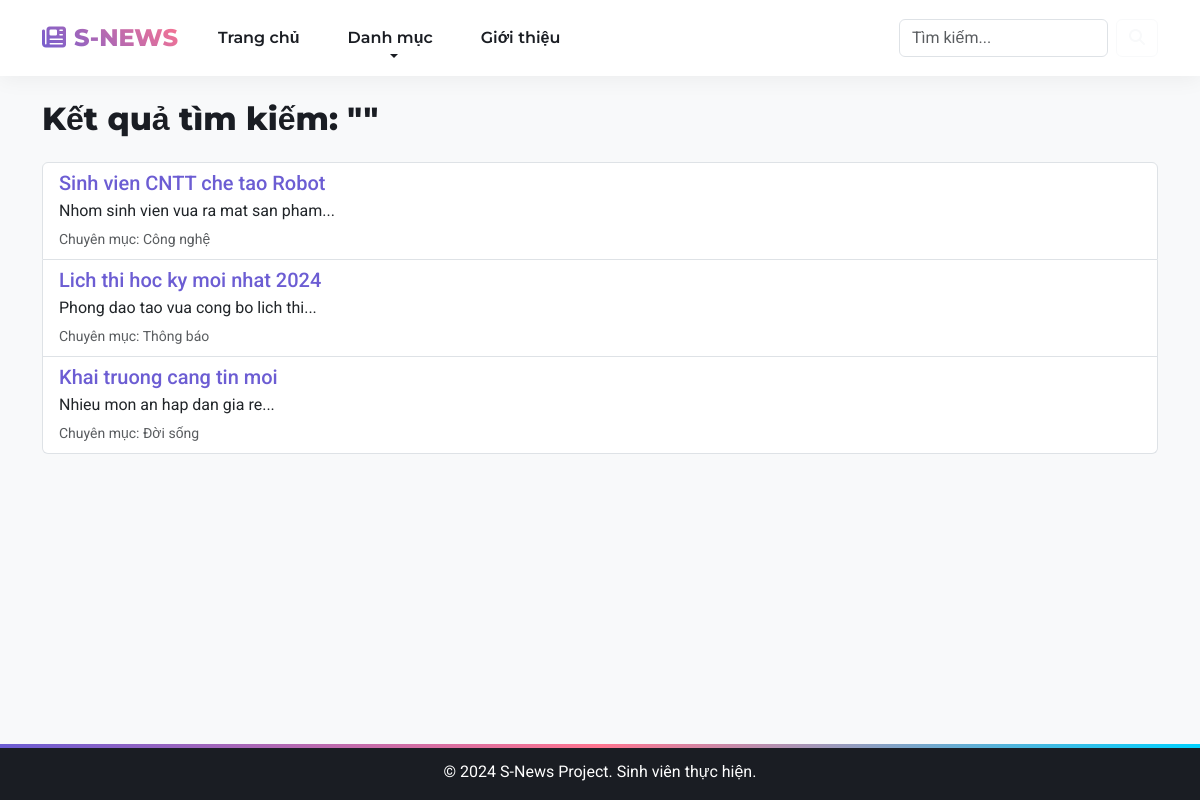
The page /pages/search.php on the database as committed earlier.
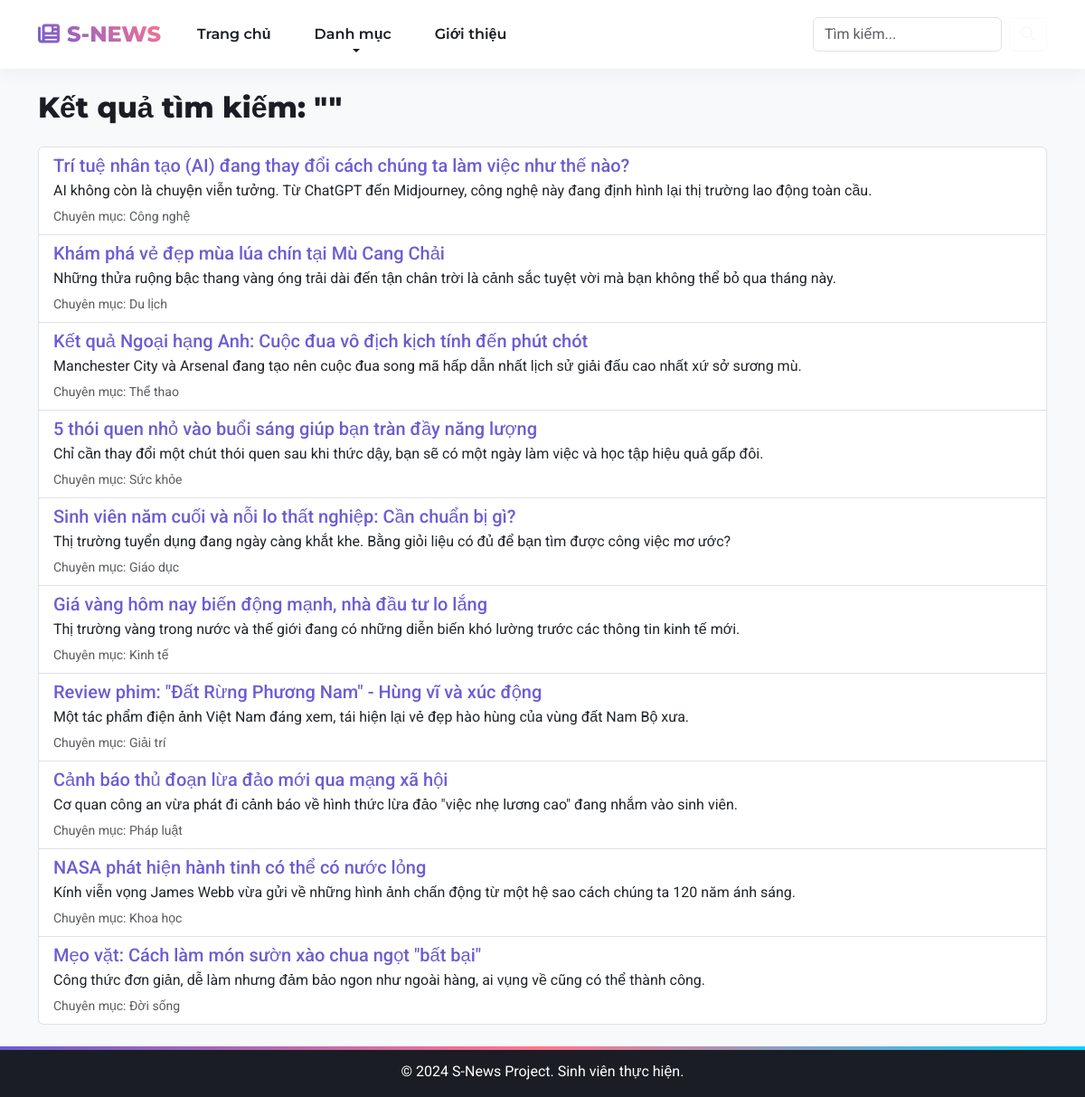
The same page on the database as committed later.
### tables this page shows
CREATE TABLE articles (
    id INT AUTO_INCREMENT PRIMARY KEY,
    title VARCHAR(255) NOT NULL,
    summary TEXT,
    content LONGTEXT,  
    image_url VARCHAR(255),
    category VARCHAR(50) DEFAULT 'Tin tức',
    views INT DEFAULT 0,
    likes INT DEFAULT 0,
    created_at TIMESTAMP DEFAULT CURRENT_TIMESTAMP
);

### classes/Database.php (called while the page is built, shortened)
<?php
class Database {
    private $host = "localhost";
    private $db_name = "s_news_db";
    private $username = "root";
    private $password = "";
    public function getConnection() {
        $this->conn = null;
        try {
            $this->conn = new PDO("mysql:host=" . $this->host . ";dbname=" . $this->db_name, $this->username, $this->password);
            $this->conn->exec("set names utf8mb4");
            $this->conn->setAttribute(PDO::ATTR_ERRMODE, PDO::ERRMODE_EXCEPTION);
        } catch(PDOException $exception) {
            echo "Loi ket noi: " . $exception->getMessage();
        }
        return $this->conn;
    }
}
?>

### pages/search.php (the view)
<?php
require_once '../classes/BasePage.php';
class SearchPage extends BasePage {
    protected function renderBody() {
        $keyword = isset($_GET['keyword']) ? $_GET['keyword'] : '';
        echo '<h2 class="mb-4">Kết quả tìm kiếm: "<span class="text-danger">'.htmlspecialchars($keyword).'</span>"</h2>';
        $query = "SELECT * FROM articles WHERE title LIKE :key OR summary LIKE :key";
        $stmt = $this->db->prepare($query);
        $stmt->execute([':key' => "%$keyword%"]);
        if ($stmt->rowCount() > 0) {
            echo '<div class="list-group">';
            while ($row = $stmt->fetch(PDO::FETCH_ASSOC)) {
                echo '<a href="detail.php?id='.$row['id'].'" class="list-group-item list-group-item-action">';
                echo '<h5 class="mb-1 text-primary">'.$row['title'].'</h5>';
                echo '<p class="mb-1">'.$row['summary'].'</p>';
                echo '<small class="text-muted">Chuyên mục: '.$row['category'].'</small>';
                echo '</a>';
            }
            echo '</div>';
        } else {
            echo '<div class="alert alert-warning">Không tìm thấy bài viết nào.</div>';
        }
    }
}
$page = new SearchPage("Tìm kiếm");
$page->render();
?>

### classes/BasePage.php (shortened to what this page needs)
<?php
abstract class BasePage {
    protected $assets_folder;
    public function __construct($title = "S-News", $is_root = false) {
        $this->assets_folder = $is_root ? "" : "../";
        require_once __DIR__ . '/Database.php';
        $database = new Database();
        $this->db = $database->getConnection();
    }
    public function render() {
        echo '<!DOCTYPE html><html lang="vi">';
        $this->renderHead();
        echo '<body class="bg-light d-flex flex-column min-vh-100">';
        $this->renderHeader();
        echo '<main class="flex-shrink-0"><div class="container py-4">';
        $this->renderBody();
        echo '</div></main>';
        $this->renderFooter();
        echo '</body></html>';
    }
    protected function renderHead() {
        ?>
        <head>
            <link rel="stylesheet" href="<?php echo $this->assets_folder; ?>vendor/bootstrap/css/bootstrap.min.css">
            <link rel="stylesheet" href="<?php echo $this->assets_folder; ?>vendor/fontawesome/css/all.min.css">
            <link rel="stylesheet" href="<?php echo $this->assets_folder; ?>css/style.css">
        </head>
        <?php
    }
    protected function renderHeader() {
        $root = $this->assets_folder;
        ?>
        <nav class="navbar navbar-expand-lg navbar-dark shadow-sm sticky-top">
            <div class="container">
                <a class="navbar-brand fw-bold" href="<?php echo $root; ?>index.php">
                    <i class="fa-solid fa-newspaper me-2"></i>S-NEWS
                </a>
                <div class="collapse navbar-collapse" id="navbarNav">
                    <ul class="navbar-nav me-auto">
                        <li class="nav-item"><a class="nav-link" href="<?php echo $root; ?>index.php">Trang chủ</a></li>
                        <li class="nav-item dropdown">
                            <a class="nav-link dropdown-toggle" href="#" data-bs-toggle="dropdown">Danh mục</a>
                        </li>
                        <li class="nav-item"><a class="nav-link" href="<?php echo $root; ?>pages/about.php">Giới thiệu</a></li>
                    </ul>
                    <form class="d-flex" action="<?php echo $root; ?>pages/search.php" method="GET">
                        <input class="form-control me-2" type="search" name="keyword" placeholder="Tìm kiếm..." required>
                        <button class="btn btn-outline-light" type="submit"><i class="fa-solid fa-magnifying-glass"></i></button>
                    </form>
                </div>
            </div>
        </nav>
        <?php
    }
    protected function renderFooter() {
        ?>
        <footer class="footer mt-auto py-3 bg-dark text-white text-center">
            <div class="container">
                <span>&copy; 2024 S-News Project. Sinh viên thực hiện.</span>
            </div>
        </footer>
        <?php
    }
}
?>

### css/style.css (style rules this page uses)
:root { --color-primary: #6C5DD3; --color-secondary: #FF758F; --color-accent: #00D2FF; --bg-body: #F5F7FA; --text-dark: #1A1D23; --text-gray: #64748B; --card-shadow: 0 10px 30px rgba(108, 93, 211, 0.15); --hover-shadow: 0 20px 40px rgba(108, 93, 211, 0.25); }
body { background-color: var(--bg-body); font-family: 'Roboto', sans-serif; color: var(--text-dark); overflow-x: hidden; }
.navbar { background: rgba(255, 255, 255, 0.9) !important; backdrop-filter: blur(10px); box-shadow: 0 4px 20px rgba(0,0,0,0.05) !important; padding: 15px 0; animation: fadeInUp 0.8s ease-out; }
.navbar-brand { font-family: 'Montserrat', sans-serif; font-weight: 800 !important; font-size: 1.5rem; text-transform: uppercase; background: linear-gradient(45deg, var(--color-primary), var(--color-secondary)); -webkit-background-clip: text; -webkit-text-fill-color: transparent; animation: bounceIn 1s ease-out; }
.nav-link { font-family: 'Montserrat', sans-serif; color: var(--text-dark) !important; font-weight: 600; margin: 0 8px; padding: 8px 16px !important; border-radius: 8px; position: relative; transition: all 0.3s; }
.nav-link::after { content: ''; position: absolute; width: 0; height: 3px; bottom: 0; left: 50%; background: linear-gradient(to right, var(--color-primary), var(--color-secondary)); transition: all 0.3s ease; transform: translateX(-50%); }
h1, h2, h3 { font-family: 'Montserrat', sans-serif; font-weight: 800; color: var(--text-dark); }
.text-primary { color: var(--color-primary) !important; }
.footer { background: #1A1D23 !important; color: #fff !important; margin-top: 80px; padding: 40px 0; position: relative; overflow: hidden; }
.footer::before { content: ''; position: absolute; top: 0; left: 0; width: 100%; height: 4px; background: linear-gradient(90deg, var(--color-primary), var(--color-secondary), var(--color-accent)); }

Rows that differ between the two databases and show on the page:
removed articles: title "Lich thi hoc ky moi nhat 2024", summary "Phong dao tao vua cong bo lich thi...", category "Thông báo"
removed articles: title "Khai truong cang tin moi", summary "Nhieu mon an hap dan gia re...", category "Đời sống"
changed articles "Công nghệ": title "Sinh vien CNTT che tao Robot" → "Trí tuệ nhân tạo (AI) đang thay đổi cách chúng ta làm việc như thế nào?"; summary "Nhom sinh vien vua ra mat san pham..." → "AI không còn là chuyện viễn tưởng. Từ ChatGPT đến Midjourney, công nghệ này đang định hình lại thị trường lao động toàn cầu."
added articles: title "Khám phá vẻ đẹp mùa lúa chín tại Mù Cang Chải", summary "Những thửa ruộng bậc thang vàng óng trải dài đến tận chân trời là cảnh sắc tuyệt vời mà bạn không thể bỏ qua tháng này.", category "Du lịch"
added articles: title "Kết quả Ngoại hạng Anh: Cuộc đua vô địch kịch tính đến phút chót", summary "Manchester City và Arsenal đang tạo nên cuộc đua song mã hấp dẫn nhất lịch sử giải đấu cao nhất xứ sở sương mù.", category "Thể thao"
added articles: title "5 thói quen nhỏ vào buổi sáng giúp bạn tràn đầy năng lượng", summary "Chỉ cần thay đổi một chút thói quen sau khi thức dậy, bạn sẽ có một ngày làm việc và học tập hiệu quả gấp đôi.", category "Sức khỏe"
added articles: title "Sinh viên năm cuối và nỗi lo thất nghiệp: Cần chuẩn bị gì?", summary "Thị trường tuyển dụng đang ngày càng khắt khe. Bằng giỏi liệu có đủ để bạn tìm được công việc mơ ước?", category "Giáo dục"
added articles: title "Giá vàng hôm nay biến động mạnh, nhà đầu tư lo lắng", summary "Thị trường vàng trong nước và thế giới đang có những diễn biến khó lường trước các thông tin kinh tế mới.", category "Kinh tế"
added articles: title "Review phim: \"Đất Rừng Phương Nam\" - Hùng vĩ và xúc động", summary "Một tác phẩm điện ảnh Việt Nam đáng xem, tái hiện lại vẻ đẹp hào hùng của vùng đất Nam Bộ xưa.", category "Giải trí"
added articles: title "Cảnh báo thủ đoạn lừa đảo mới qua mạng xã hội", summary "Cơ quan công an vừa phát đi cảnh báo về hình thức lừa đảo \"việc nhẹ lương cao\" đang nhắm vào sinh viên.", category "Pháp luật"
added articles: title "NASA phát hiện hành tinh có thể có nước lỏng", summary "Kính viễn vọng James Webb vừa gửi về những hình ảnh chấn động từ một hệ sao cách chúng ta 120 năm ánh sáng.", category "Khoa học"
added articles: title "Mẹo vặt: Cách làm món sườn xào chua ngọt \"bất bại\"", summary "Công thức đơn giản, dễ làm nhưng đảm bảo ngon như ngoài hàng, ai vụng về cũng có thể thành công.", category "Đời sống"
